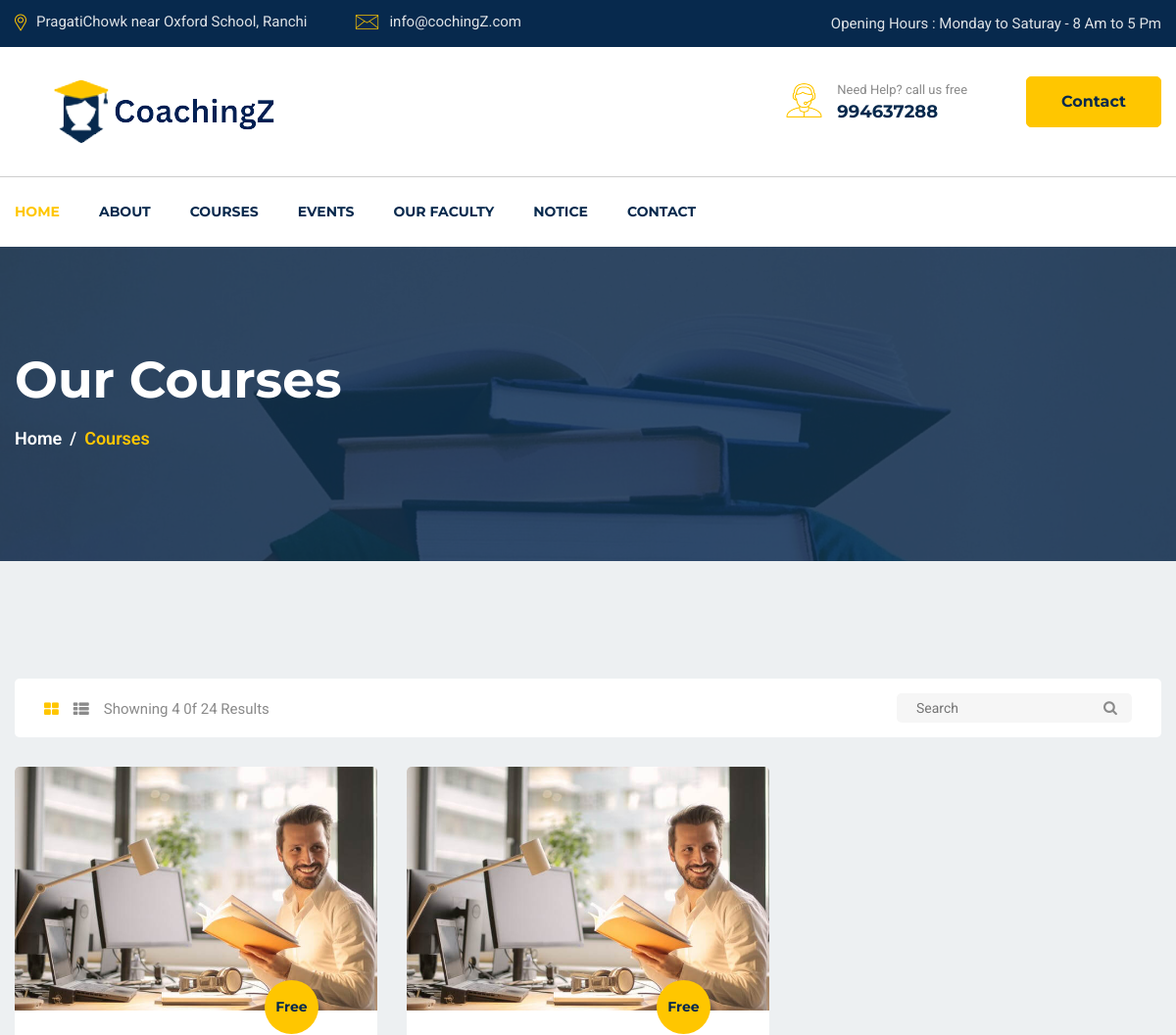
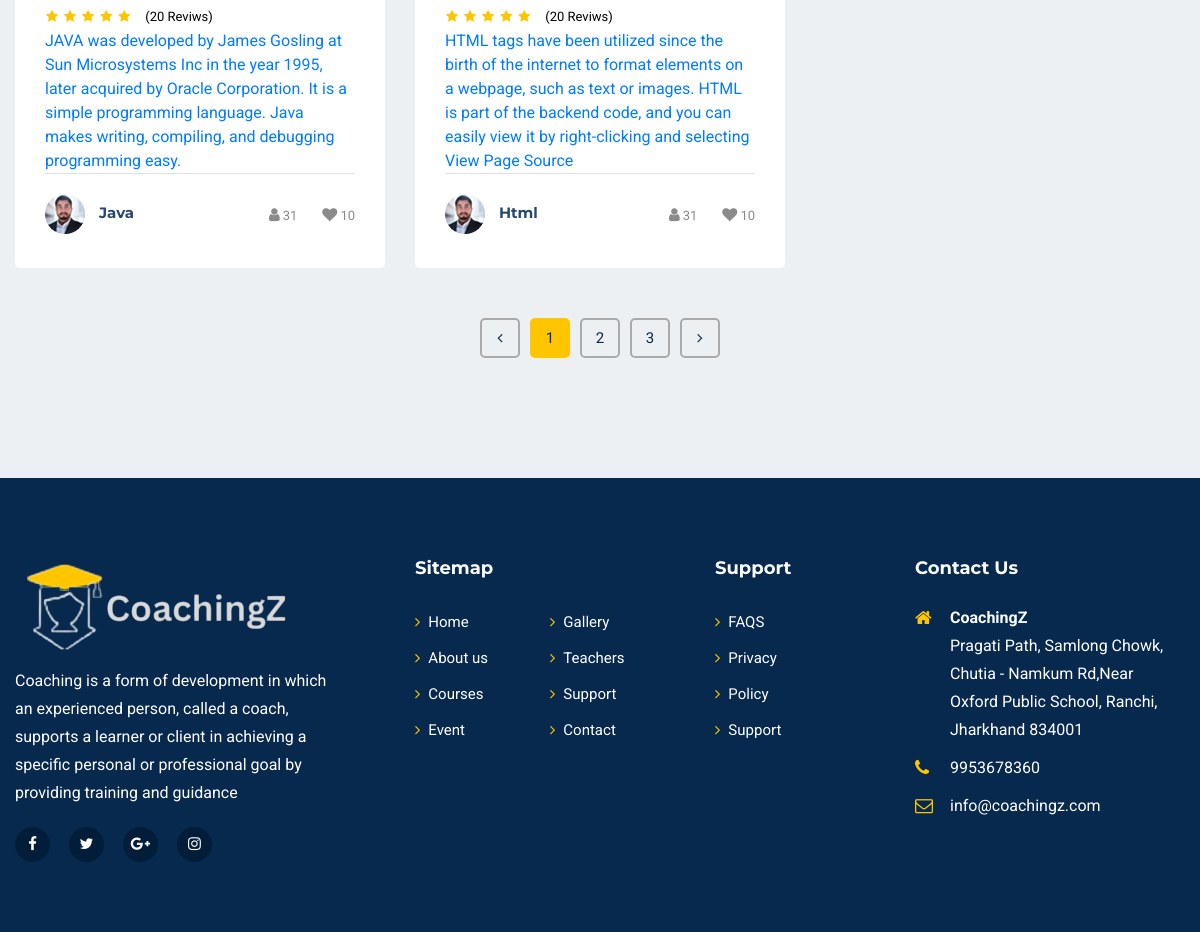
/courses.php, run on the app's committed database (2 pictures, top to bottom).
### tables this page shows
CREATE TABLE `tbl_course` (
  `id` int(11) NOT NULL,
  `name` varchar(20) NOT NULL,
  `description` text NOT NULL,
  `image_url` text NOT NULL,
  `created_at` timestamp NOT NULL DEFAULT current_timestamp() ON UPDATE current_timestamp(),
  `updated_at` varchar(20) DEFAULT NULL,
  `deleted_at` varchar(20) DEFAULT NULL,
  `status` varchar(15) NOT NULL DEFAULT 'Active'
);

### courses.php (the view, shortened to what this page needs)
<!doctype html>
<html lang="en">
<head>
    <?php include "./templates/inc.php" ?>
</head>
<body>
    <?php include "./templates/header.php" ?>
    <section id="page-banner" class="pt-105 pb-110 bg_cover" data-overlay="8" style="background-image: url(images/page-banner-2.jpg)">
        <div class="container">
            <div class="row">
                <div class="col-lg-12">
                    <div class="page-banner-cont">
                        <h2>Our Courses</h2>
                        <nav aria-label="breadcrumb">
                            <ol class="breadcrumb">
                                <li class="breadcrumb-item"><a href="#">Home</a></li>
                                <li class="breadcrumb-item active" aria-current="page">Courses</li>
                            </ol>
                        </nav>
                    </div>
                </div>
            </div>
        </div>
    </section>
    <section id="courses-part" class="pt-120 pb-120 gray-bg">
        <div class="container">
            <div class="row">
                <div class="col-lg-12">
                    <div class="courses-top-search">
                        <ul class="nav float-left" id="myTab" role="tablist">
                            <li class="nav-item">
                                <a class="active" id="courses-grid-tab" data-toggle="tab" href="#courses-grid" role="tab" aria-controls="courses-grid" aria-selected="true"><i class="fa fa-th-large"></i></a>
                            </li>
                            <li class="nav-item">
                                <a id="courses-list-tab" data-toggle="tab" href="#courses-list" role="tab" aria-controls="courses-list" aria-selected="false"><i class="fa fa-th-list"></i></a>
                            </li>
                            <li class="nav-item">Showning 4 0f 24 Results</li>
                        </ul>
                        <div class="courses-search float-right">
                            <form action="#">
                                <input type="text" placeholder="Search">
                                <button type="button"><i class="fa fa-search"></i></button>
                            </form>
                        </div>
                    </div>
                </div>
            </div>
            <div class="tab-content" id="myTabContent">
                <div class="tab-pane fade show active" id="courses-grid" role="tabpanel" aria-labelledby="courses-grid-tab">
                    <div class="row">
                        <?php
                        include("./conn.php");
                        $sql = "select * from tbl_course where deleted_at is NULL order by id desc";
                        $smt = mysqli_query($conn, $sql);
                        while ($rs = mysqli_fetch_assoc($smt)) {
                        ?>
                            <div class="col-lg-4 col-md-6">
                                <div class="singel-course mt-30">
                                    <div class="thum">
                                        <div class="image">
                                            <img src="<?php echo 'admin' . substr($rs['image_url'], 1) ?>" alt="Course">
                                        </div>
                                        <div class="price">
                                            <span>Free</span>
                                        </div>
                                    </div>
                                    <div class="cont">
                                        <ul>
                                            <li><i class="fa fa-star"></i></li>
                                            <li><i class="fa fa-star"></i></li>
                                            <li><i class="fa fa-star"></i></li>
                                            <li><i class="fa fa-star"></i></li>
                                            <li><i class="fa fa-star"></i></li>
                                        </ul>
                                        <span>(20 Reviws)</span>
                                        <a href="#">
                                            <?php echo ($rs['description']) ?>
                                        </a>
                                        <div class="course-teacher">
                                            <div class="thum">
                                                <a href="#"><img src="images/course/teacher/t-1.jpg" alt="teacher"></a>
                                            </div>
                                            <div class="name">
                                                <a href="#">
                                                    <h6><?php echo ($rs['name']) ?></h6>
                                                </a>
                                            </div>
                                            <div class="admin">
                                                <ul>
                                                    <li><a href="#"><i class="fa fa-user"></i><span>31</span></a></li>
                                                    <li><a href="#"><i class="fa fa-heart"></i><span>10</span></a></li>
                                                </ul>
                                            </div>
                                        </div>
                                    </div>
                                </div>
                            </div>
                        <?php } ?>
                    </div>
                </div>
            </div>
            <div class="row">
                <div class="col-lg-12">
                    <nav class="courses-pagination mt-50">
                        <ul class="pagination justify-content-center">
                            <li class="page-item">
                                <a href="#" aria-label="Previous">
                                    <i class="fa fa-angle-left"></i>
                                </a>
                            </li>
                            <li class="page-item"><a class="active" href="#">1</a></li>
                            <li class="page-item"><a href="#">2</a></li>
                            <li class="page-item"><a href="#">3</a></li>
                            <li class="page-item">
                                <a href="#" aria-label="Next">
                                    <i class="fa fa-angle-right"></i>
                                </a>
                            </li>
                        </ul>
                    </nav>
                </div>
            </div>
        </div>
    </section>
    <?php include "./templates/footer.php" ?>
</body>
</html>

### css/default.css (style rules this page uses)
.mt-30 { margin-top: 30px; }
.mt-50 { margin-top: 50px; }
.pt-105 { padding-top: 105px; }
.pt-120 { padding-top: 120px; }
.pb-110 { padding-bottom: 110px; }
.pb-120 { padding-bottom: 120px; }
.gray-bg { background: #edf0f2; }
[data-overlay] { position: relative; }
[data-overlay]::before { background: #07294d none repeat scroll 0 0; content: ""; height: 100%; left: 0; position: absolute; top: 0; width: 100%; z-index: 1; }
[data-overlay="8"]::before { opacity: 0.8; }

### data on the page
tbl_course: image_url (picture), description "JAVA was developed by James Gosling at Sun Microsystems Inc in the year 1995, later acquired by Oracle Corporation. It is a simple programming language. Java makes writing, compiling, and debugging programming easy.", name "Java"
tbl_course: image_url (picture), description "HTML tags have been utilized since the birth of the internet to format elements on a webpage, such as text or images. HTML is part of the backend code, and you can easily view it by right-clicking and selecting View Page Source", name "Html"
